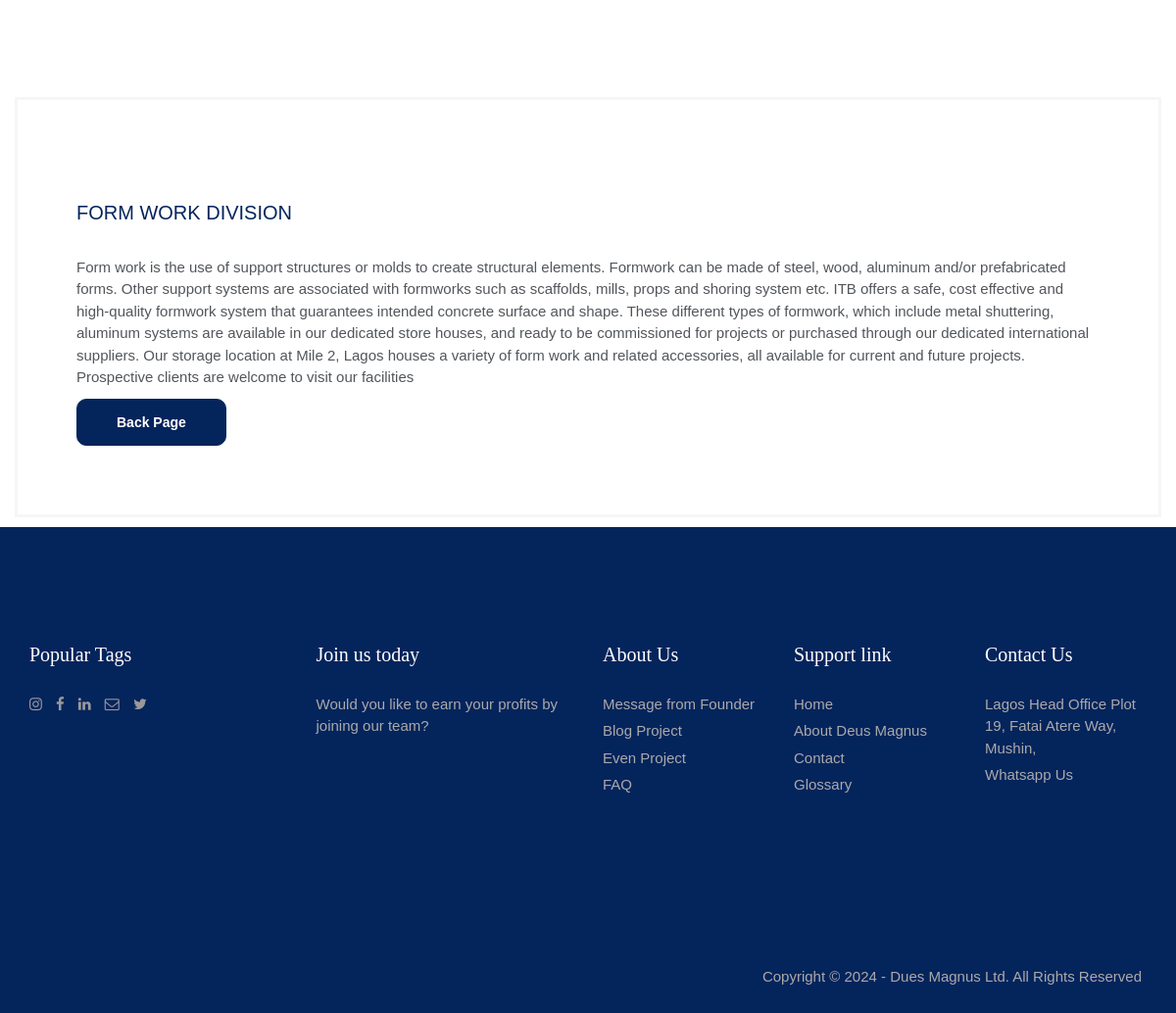
Before: /sub_picture/1/ (lower part) with the older database file.
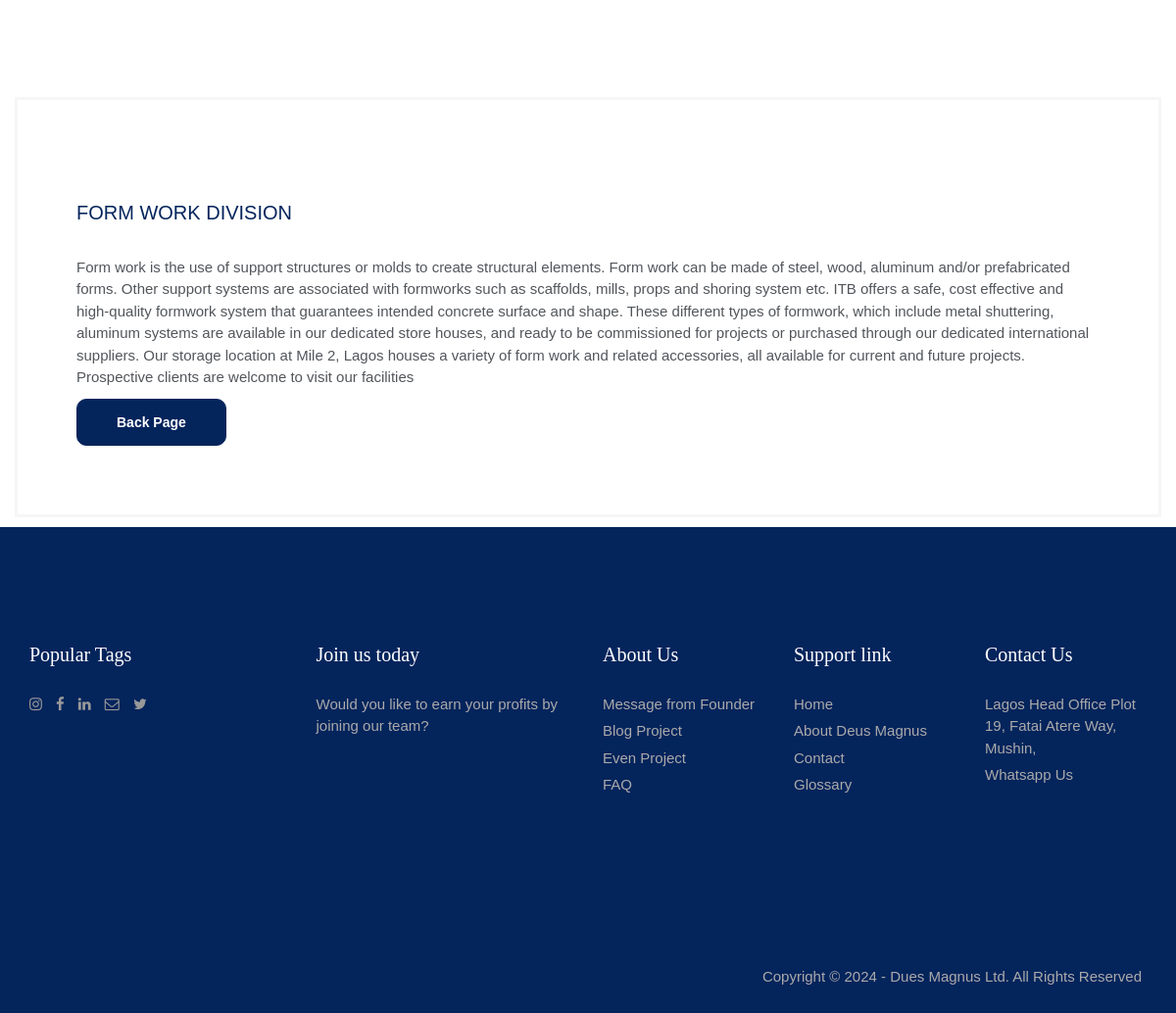
After: the same page with the newer database file.
### deus_magnus/models.py (models this page shows, shortened)
class SubPicture_1(models.Model):
    sub_title_1 = models.CharField(max_length=200, blank=True, null=True)
    sub_description_1 = models.TextField()
    sub_slug_1 = models.SlugField (max_length=255,blank=True, null=True)
    sub_image_1 = models.ImageField(upload_to='images_sub/')
    sub_publish_date_1 = models.DateTimeField (auto_now_add= True)
    sub_author_1 = models.ForeignKey(User, on_delete=models.CASCADE)
    class Meta:
        ordering =['sub_publish_date_1']

### deus_magnus/views.py (the view, shortened to what this page needs)
# urls.py: path('sub_picture/<int:pk>/', SubPictureDetailView.as_view(), name="sub_detail"),
class SubPictureDetailView(DetailView):
    model = SubPicture_1
    template_name = 'deus_magnus/sub_picture_detail.html'
    context_object_name = 'sub_picture'

### templates/deus_magnus/sub_picture_detail.html (shortened to what this page needs)
{% extends "base.html" %}
{% load static %}
{% block content %}
<br><br><br>
<section class="section">
    <div class="container">
        <div class=" ">
            <div class="row">
                <div class="col-md-6 shop-media">
                </div>
            <div class="row">
                <div class="col-md-12">
                    <div class="shop-extra">
                        <div class="tab-content">
                            <div id="home" class="tab-pane fade in active">
                                <h3>{{ sub_picture.sub_title_1 }}</h3>
                                <p>{{ sub_picture.sub_description_1 }}</p>
                            </div>
                            <div class="btn-wrapper">
                                <a href=""onclick="history.back(); return false;" class="btn btn-primary"style="border-radius: 10px;">Back Page</a>
                            </div>
                        </div>
                    </div>
                </div>
            </div>
        </div>
    </div>
</section>
{% endblock %}

Changed rows visible on the page:
changed SubPicture_1 "FORM WORK DIVISION": sub_description_1 "…to create structural elements. Formwork can be made of…" → "…to create structural elements. Form work can be made of…"
